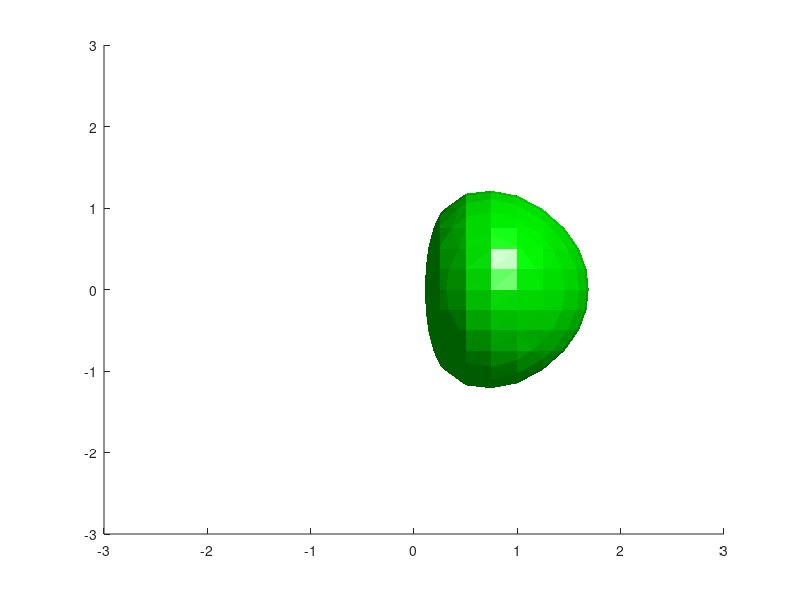

The MATLAB source for this figure: (Note: this script raises an error after producing the figure.)
close all;
clc;
clear;

[x, y,z]=meshgrid(-3:0.1:3, -3:0.1:3,-3:0.1:3);
v1=x.^2+y.^2+z.^2; % create the 1st object
r1=2;% set radius

% (x+2-y^2)^2+y^2+z^2=6
% v1 = (x+2-y.^2).^2+y.^2+z.^2;
% r1 = 4;

p1=patch(isosurface(x,y,z,v1,r1),'EdgeColor','none');
set(p1, 'FaceColor','r')
camlight 
lighting gouraud
hold on

% v2=(x-1).^2+(y-1).^2+(z-1).^2;% create the 2nd object
% r2=3;
% p2=patch(isosurface(x,y,z,v2,r2));
% set(p2,'FaceColor','b')
view(3)% set to 3D view 


%%
[x, y, z] = meshgrid(-3:0.25:3);
v = x.*exp(-x.^2 - y.^2 - z.^2);
clf;
vals = logspace(-1, -5, 25);  % 20 points from 1e-1 down to 1e-5
h = patch(isosurface(x, y, z, v, vals(1)), ...
   'facecolor', 'g', 'edgecolor', 'none');
axis([-3 3 -3 3 -3 3]);
camlight; lighting phong
for id = vals
   [faces, vertices] = isosurface(x, y, z, v, id);
   set(h, 'Faces', faces, 'Vertices', vertices);
   pause(0.1);
end

close;